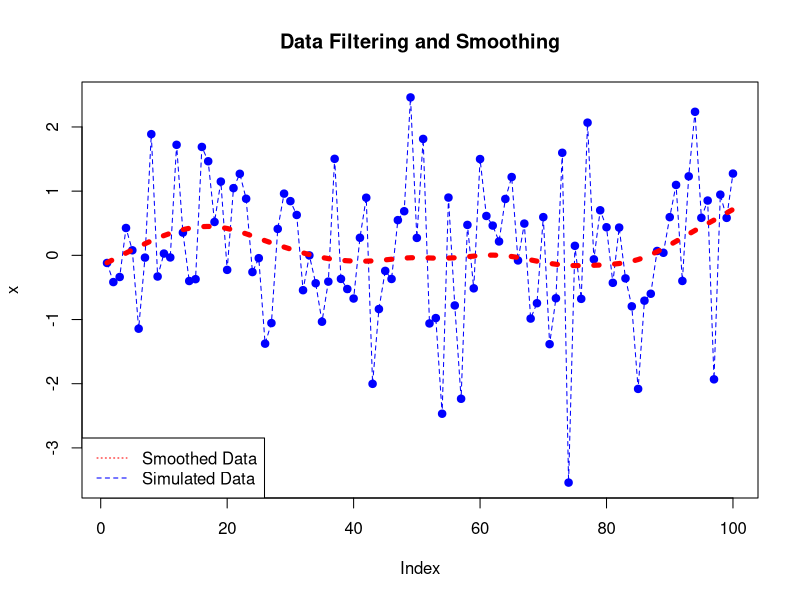

This figure's R source:

#### Smoothing data
hpfilter <- function(x,lambda=1600){
  eye <- diag(length(x))
  result <- solve(eye+lambda*crossprod(diff(eye,lag=1,d=2)),x)
  return(result)
}

set.seed(22^6)
x<- rnorm(100,0,1)
plot(x,type="o",lty="dashed",pch=19,lwd=1,col="blue",main= "Data Filtering and Smoothing")
lines(hpfilter(x),col="red",lwd=5,lty="dotted")
legend("bottomleft",legend=c("Smoothed Data","Simulated Data"),lty=c("dotted","dashed"),col= c("red","blue"))

